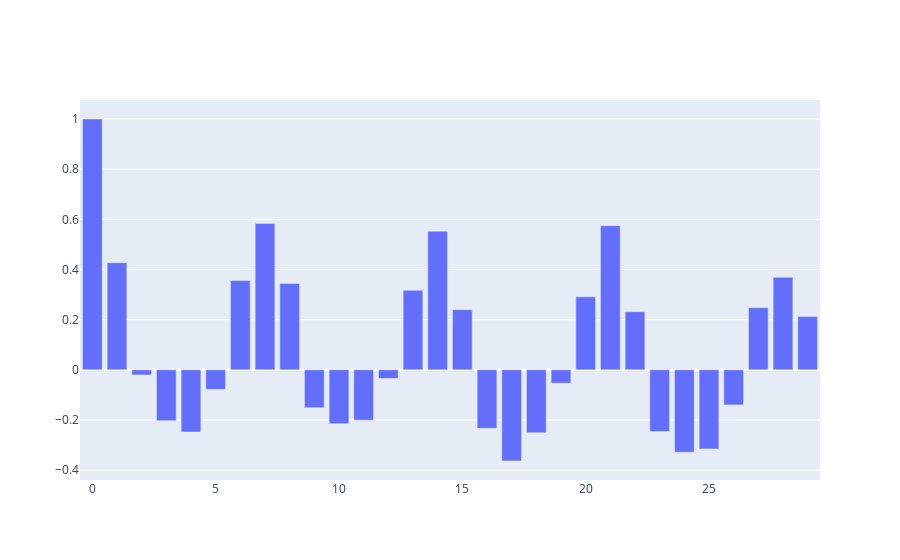

The notebook cell saved with this chart:
### Markdown cell above
## 1.4 Autocorrelation Plot

### Code cell
data_resampled = resample(data_filterd, "datetime", "1D", "count")

lag_list = list(range(0, 30))
auto_corr = [data_resampled["event_type"].autocorr(lag=i) for i in lag_list]

#fig.add_trace(go.bar(x=data_resampled["datetime"], y=data_resampled["event_type"], mode='lines', name='lines'))

fig = go.Figure()
# line plot
fig.add_trace(
    go.Bar(
        x=lag_list,
        y=auto_corr,
        name='Auto Correlation'
    )
)

### Figure 1 — Plotly figure (JSON) as saved in the notebook; plotly's stock layout.template omitted (floating-point values rounded to 4 significant figures)
{"data": [{"name": "Auto Correlation", "type": "bar", "x": [0, 1, 2, 3, 4, 5, 6, 7, 8, 9, 10, 11, 12, 13, 14, 15, 16, 17, 18, 19, 20, 21, 22, 23, 24, 25, 26, 27, 28, 29], "y": [1, 0.4271, -0.0205, -0.2029, -0.248, -0.07795, 0.3557, 0.5837, 0.3446, -0.1513, -0.2151, -0.2008, -0.03438, 0.317, 0.5525, 0.2395, -0.2333, -0.3636, -0.2509, -0.05335, 0.291, 0.5746, 0.2317, -0.2461, -0.3287, -0.3153, -0.1401, 0.2474, 0.3688, 0.2121]}], "layout": {}}
